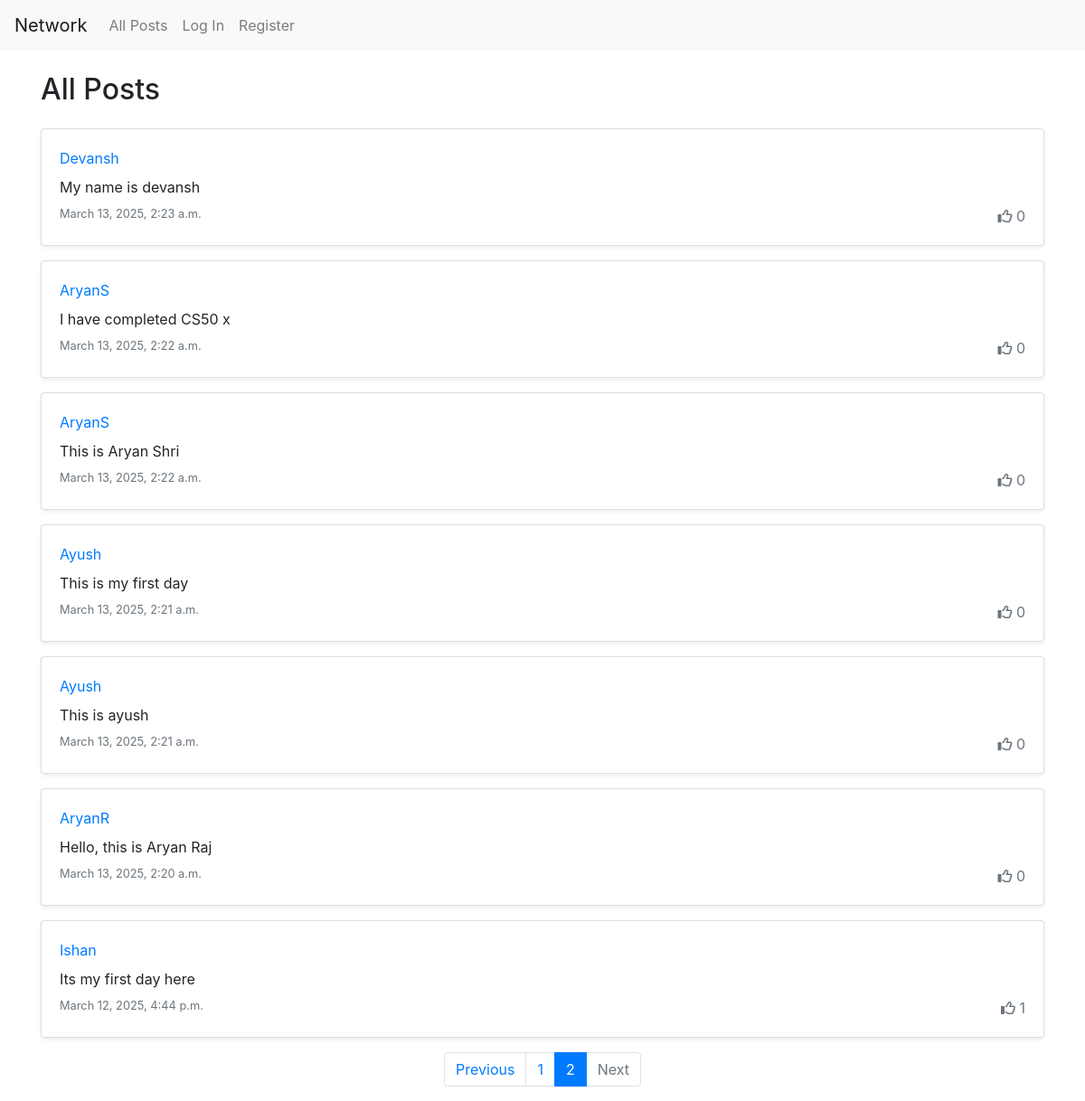
Screenshot of /?page=2 with the database file from the repository.
### network/models.py (models this page shows)
class Post(models.Model):
    owner = models.ForeignKey(User, related_name="posts", on_delete=models.CASCADE)
    likes = models.ManyToManyField(User, related_name="liked_posts", blank=True)
    content = models.TextField(max_length=300)
    date = models.DateTimeField()

class User(AbstractUser):
    pass

### network/views.py (the view)
# urls.py: path("", views.index, name="index"),
def index(request):
    allPosts = Post.objects.all().order_by("-date")
    paginator = Paginator(allPosts, 10)
    page_number = request.GET.get('page')
    page = paginator.get_page(page_number)
    return render(request, "network/index.html", {
        "posts": allPosts,
        "user": request.user,
        "page_obj": page
    })

### network/templates/network/index.html (shortened to what this page needs)
{% extends "network/layout.html" %}
{% block body %}
    <div class="container mt-4">
        <h2 class="mb-4">All Posts</h2>
        {% for post in page_obj %}
            <div class="card mb-3 shadow-sm" id="post_{{ post.id }}box">
                <div class="card-body">
                    <div id="post_{{ post.id }}">
                        <div class="d-flex justify-content-between">
                            <div>
                                <a href="{% url 'profile' post.owner.id %}" class="fw-bold">{{ post.owner }}</a>
                            </div>
                        </div>
                        <p class="post-content my-2">{{ post.content }}</p>
                        <div class="d-flex justify-content-between text-muted">
                            <small>{{ post.date }}</small>
                            <div>
                                {% if not user.is_authenticated %}
                                    <i class="fa-regular fa-thumbs-up me-1"></i>
                                {% else %}
                                    {% if user in post.likes.all %}
                                        <i class="fa-solid fa-thumbs-up text-primary me-1" id="like_{{ post.id }}" onclick="like('{{ post.id }}', true)"></i>
                                    {% else %}
                                        <i class="fa-regular fa-thumbs-up text-primary me-1" id="like_{{ post.id }}" onclick="like('{{ post.id }}', false)"></i>
                                    {% endif %}
                                {% endif %}
                                <span id="counter_{{ post.id }}">{{ post.likes.count }}</span>
                            </div>
                        </div>
                    </div>
                </div>
            </div>
        {% empty %}
            <p class="text-center text-muted">No Posts.</p>
        {% endfor %}
        <nav aria-label="Post navigation">
            <ul class="pagination justify-content-center">
                {% if page_obj.has_previous %}
                    <li class="page-item">
                        <a class="page-link" href="?page={{ page_obj.previous_page_number }}">Previous</a>
                    </li>
                {% else %}
                    <li class="page-item disabled">
                        <a class="page-link">Previous</a>
                    </li>
                {% endif %}
                {% for num in page_obj.paginator.page_range %}
                    <li class="page-item {% if num == page_obj.number %}active{% endif %}">
                        <a class="page-link" href="?page={{ num }}">{{ num }}</a>
                    </li>
                {% endfor %}
                {% if page_obj.has_next %}
                    <li class="page-item">
                        <a class="page-link" href="?page={{ page_obj.next_page_number }}">Next</a>
                    </li>
                {% else %}
                    <li class="page-item disabled">
                        <a class="page-link">Next</a>
                    </li>
                {% endif %}
            </ul>
        </nav>
    </div>
{% endblock %}

### rows the page displays
Post: owner "Devansh", content "My name is devansh", date "March 13, 2025, 2:23 a.m.", likes.count "0"
Post: owner "AryanS", content "I have completed CS50 x", date "March 13, 2025, 2:22 a.m.", likes.count "0"
Post: owner "AryanS", content "This is Aryan Shri", date "March 13, 2025, 2:22 a.m.", likes.count "0"
Post: owner "Ayush", content "This is my first day", date "March 13, 2025, 2:21 a.m.", likes.count "0"
Post: owner "Ayush", content "This is ayush", date "March 13, 2025, 2:21 a.m.", likes.count "0"
Post: owner "AryanR", content "Hello, this is Aryan Raj", date "March 13, 2025, 2:20 a.m.", likes.count "0"
Post: owner "Ishan", content "Its my first day here", date "March 12, 2025, 4:44 p.m.", likes.count "1"

### other values shown
{{ num }} "1" "2"
